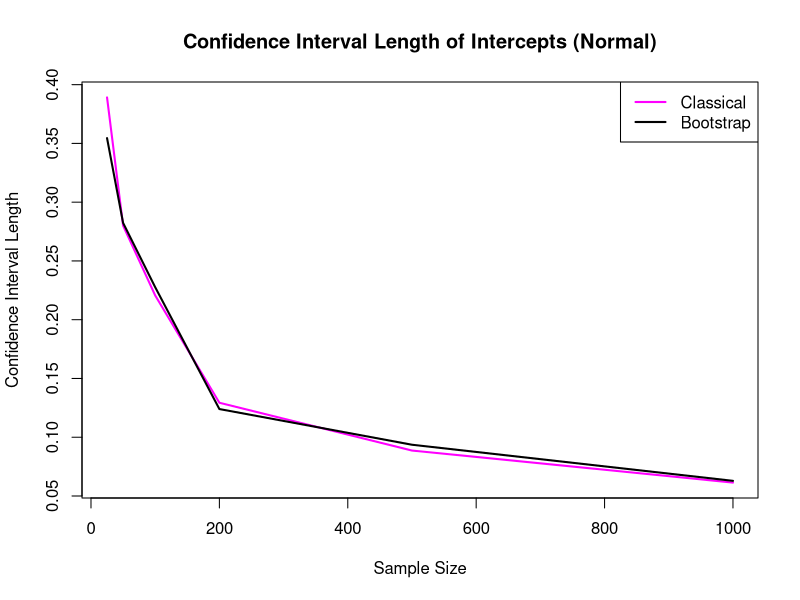
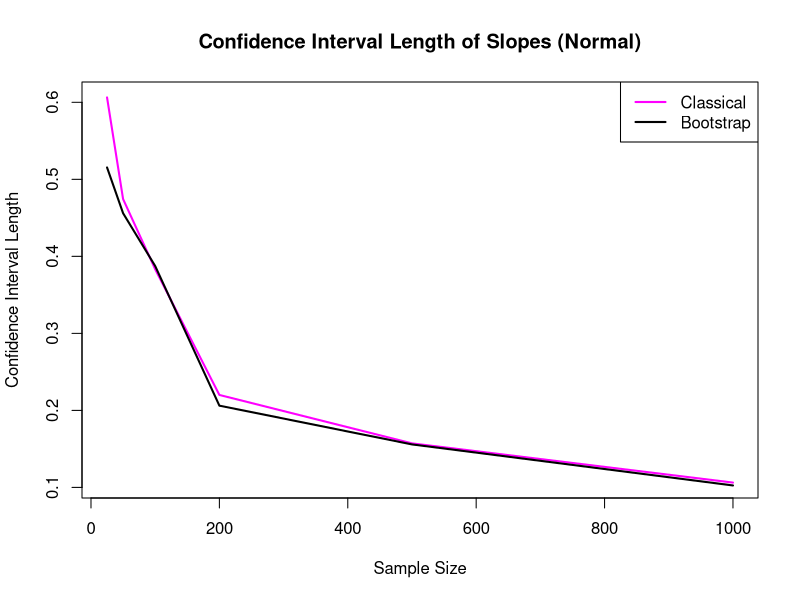
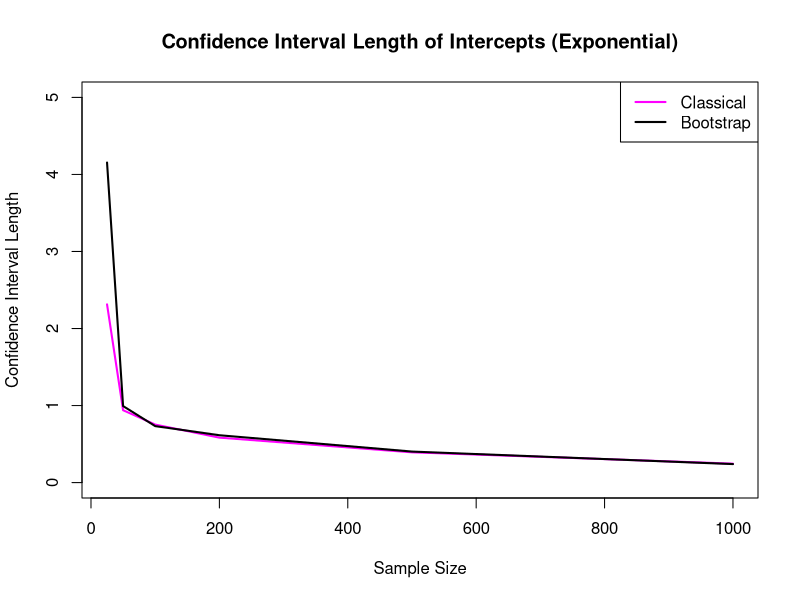
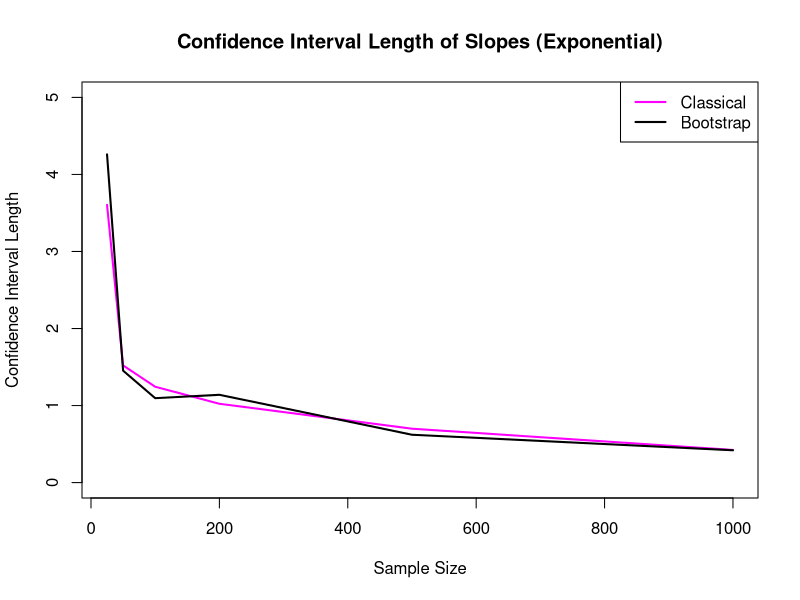

These charts were generated, in order, by the following R code:
## ---- chunk 1
knitr::opts_chunk$set(echo = TRUE,warning=FALSE, message=FALSE)
## ---- chunk 2
set.seed(42)
bootLS <- function(x,y,conf=0.95,B=1000) {
  
  N = length(x)
  
  # fit the linear model
  fit = lm(y~x)
  beta0 = fit$coefficients[1]
  beta1 = fit$coefficients[2]
  sebeta0=summary(fit)$coefficients[,2][1]
  sebeta1=summary(fit)$coefficients[,2][2]
  
  beta0_boot = rep(NA,B)
  beta1_boot = rep(NA,B)
  t0_boot = rep(NA,B)
  t1_boot = rep(NA,B)
  

  for (i in 1:B){
    indices = sample(1:N,N,replace=TRUE)
    x_boot = x[indices]
    y_boot = y[indices]
    fit_boot=lm(y_boot~x_boot)
    beta0_boot[i] = fit_boot$coefficients[1]
    beta1_boot[i] = fit_boot$coefficients[2]
    sebeta0_boot = summary(fit_boot)$coefficients[,2][1]
    sebeta1_boot = summary(fit_boot)$coefficients[,2][2]
    t0_boot[i]=(beta0_boot[i]-beta0)/(sebeta0_boot)
    t1_boot[i]=(beta1_boot[i]-beta1)/(sebeta1_boot)
  }
  
  boot_int = matrix(c(beta0 + quantile(t0_boot,c((1-conf)/2,(1+conf)/2))*sebeta0),ncol = 2)
  colnames(boot_int) = c(paste(toString((1-conf)*100/2),"%"),paste(toString((1+conf)*100/2),"%"))
  
  boot_slp = matrix(c(beta1 + quantile(t1_boot,c((1-conf)/2,(1+conf)/2))*sebeta1),ncol = 2)
  colnames(boot_slp) = c(paste(toString((1-conf)*100/2),"%"),paste(toString((1+conf)*100/2),"%"))
  
  return(c(confint(fit)[1,2]-confint(fit)[1,1],
           confint(fit)[2,2]-confint(fit)[2,1],
           boot_int[2]-boot_int[1],
           boot_slp[2]-boot_slp[1]))
  
}
## ---- chunk 3
set.seed(42)
n= c(25,50,100,200,500,1000)
res = c()
for (i in n){
  x <- runif(i, -1, 1)
  y <- 1 + 2*x + rnorm(i,mean=0,sd=0.5)
  res = rbind(res,bootLS(x,y))

}

res <- cbind(n,res)
res_norm <- as.data.frame(res)
names(res_norm) <- c('n','ClassicalIntDiff','ClassicalSlpDiff','BootstrapIntDiff','BootstrapSlpDiff')
res_norm
## ---- chunk 4
plot(res_norm$n,res_norm$ClassicalIntDiff,type='l',col='magenta',main="Confidence Interval Length of Intercepts (Normal)",xlab="Sample Size",ylab="Confidence Interval Length",lwd=2)
lines(res_norm$n,res_norm$BootstrapIntDiff,type='l',col='black',lwd=2)
legend('topright', c('Classical','Bootstrap'), col=c('magenta','black'), lwd=2)
## ---- chunk 5
plot(res_norm$n,res_norm$ClassicalSlpDiff,type='l',col='magenta',main="Confidence Interval Length of Slopes (Normal)",xlab="Sample Size",ylab="Confidence Interval Length",lwd=2)
lines(res_norm$n,res_norm$BootstrapSlpDiff,type='l',col='black',lwd=2)
legend('topright', c('Classical','Bootstrap'), col=c('magenta','black'), lwd=2)
## ---- chunk 6
set.seed(42)
n= c(25,50,100,200,500,1000)
res = c()
lambda = 0.5
for (i in n){
  x <- runif(i, -1, 1)
  y <- 1 + 2*x + (rexp(i, rate=lambda) - 1/lambda) 
  res = rbind(res,bootLS(x,y))
}
res <- cbind(n,res)
res_exp <- as.data.frame(res)
names(res_exp) <- c('n','ClassicalIntDiff','ClassicalSlpDiff','BootstrapIntDiff','BootstrapSlpDiff')
res_exp
## ---- chunk 7
plot(res_exp$n,res_exp$ClassicalIntDiff,type='l',col='magenta',main="Confidence Interval Length of Intercepts (Exponential)",xlab="Sample Size",ylab="Confidence Interval Length",lwd=2,ylim=c(0,5))
lines(res_exp$n,res_exp$BootstrapIntDiff,type='l',col='black',lwd=2)
legend('topright', c('Classical','Bootstrap'), col=c('magenta','black'), lwd=2)
## ---- chunk 8
plot(res_exp$n,res_exp$ClassicalSlpDiff,type='l',col='magenta',main="Confidence Interval Length of Slopes (Exponential)",xlab="Sample Size",ylab="Confidence Interval Length",lwd=2,ylim=c(0,5))
lines(res_exp$n,res_exp$BootstrapSlpDiff,type='l',col='black',lwd=2)
legend('topright', c('Classical','Bootstrap'), col=c('magenta','black'), lwd=2)
